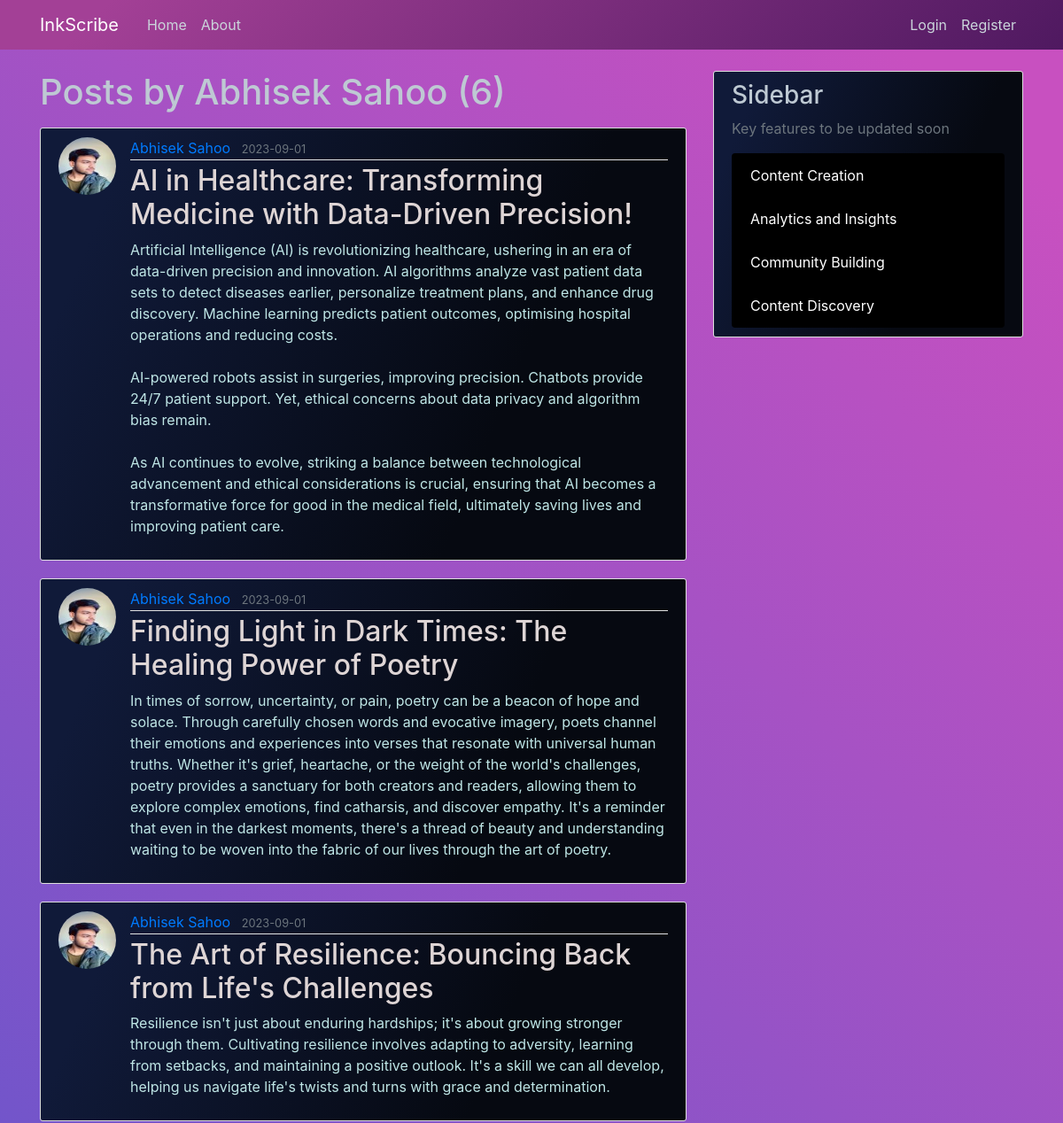
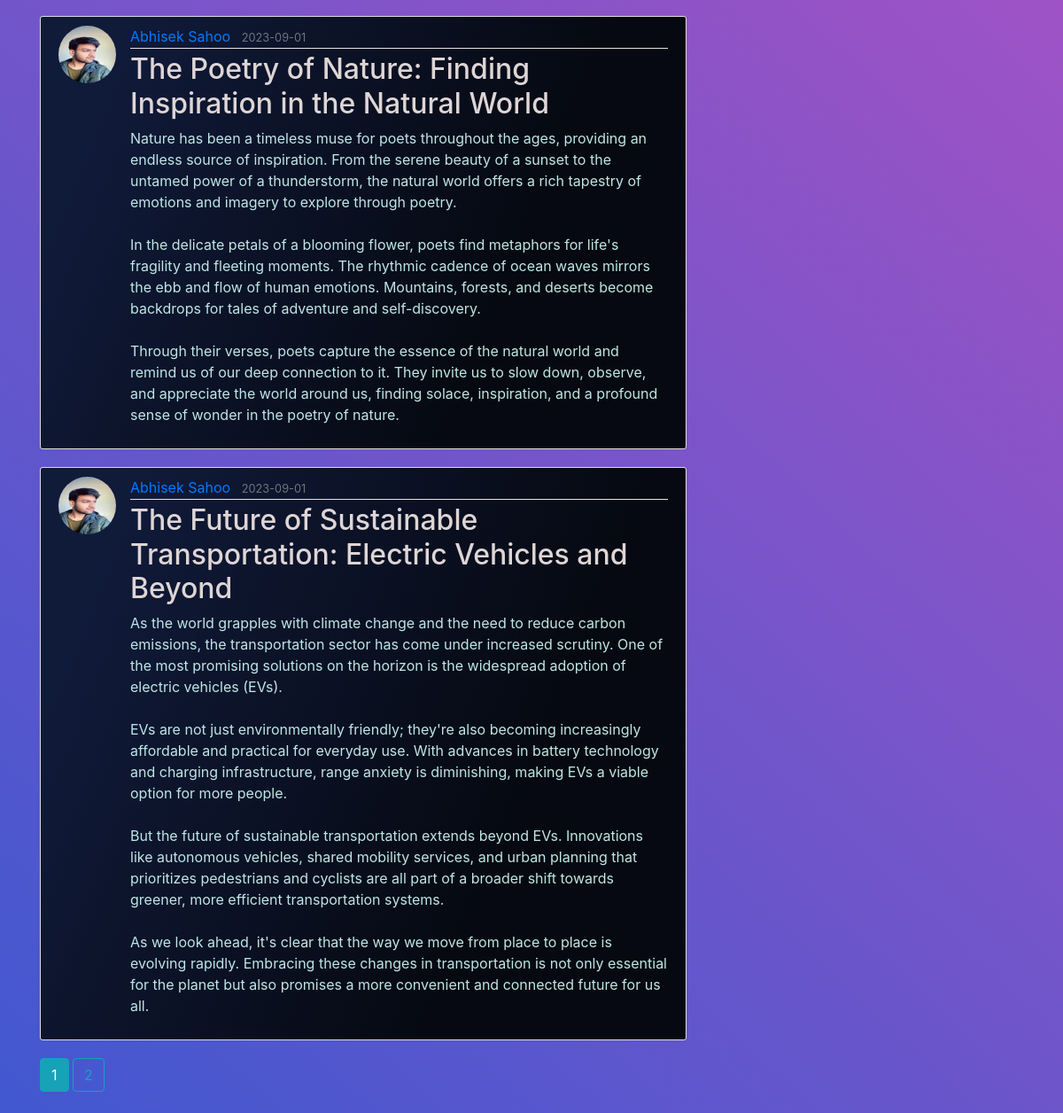
Before: /user/Abhisek Sahoo with the older database file (2 pictures, top to bottom).
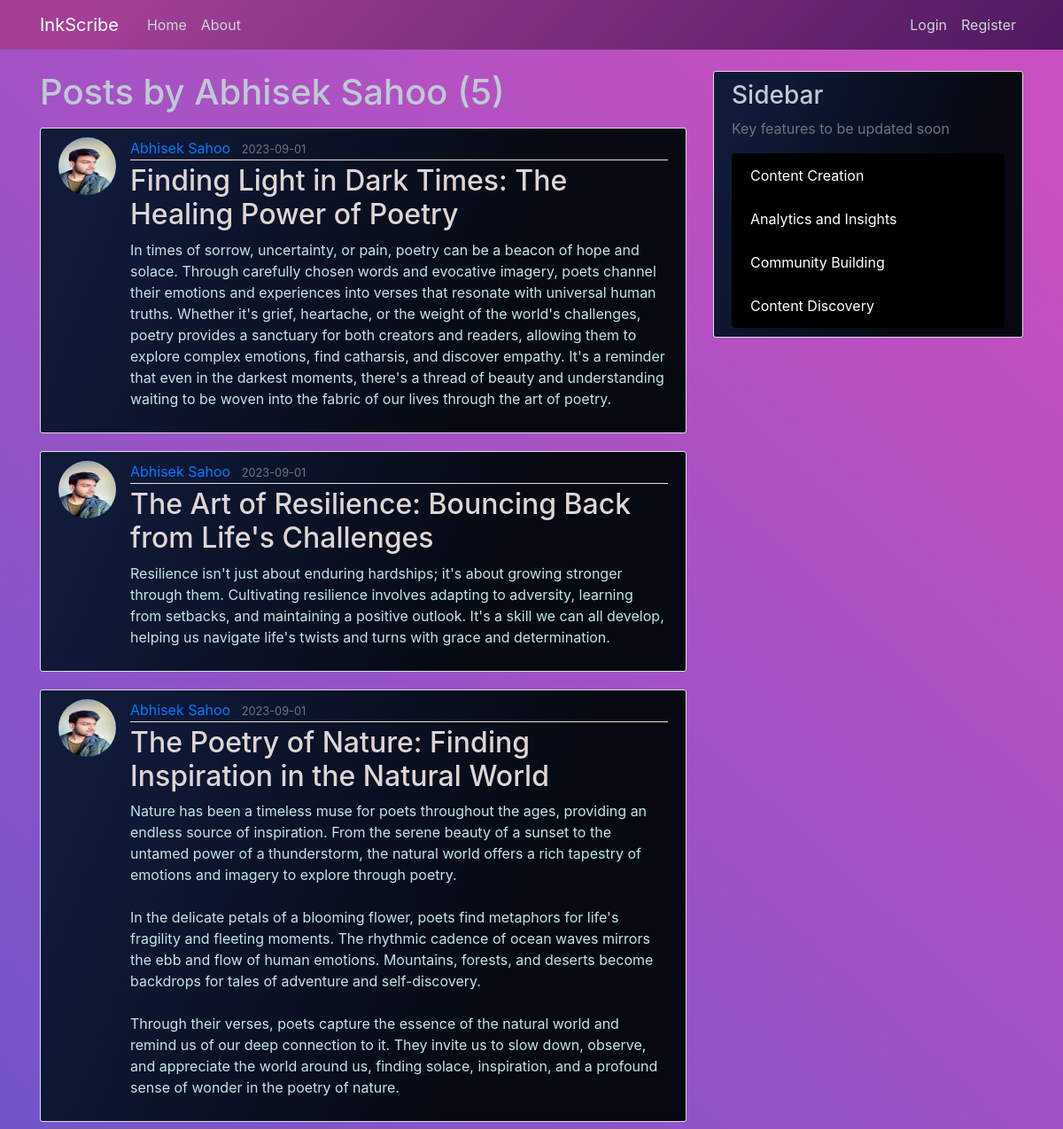
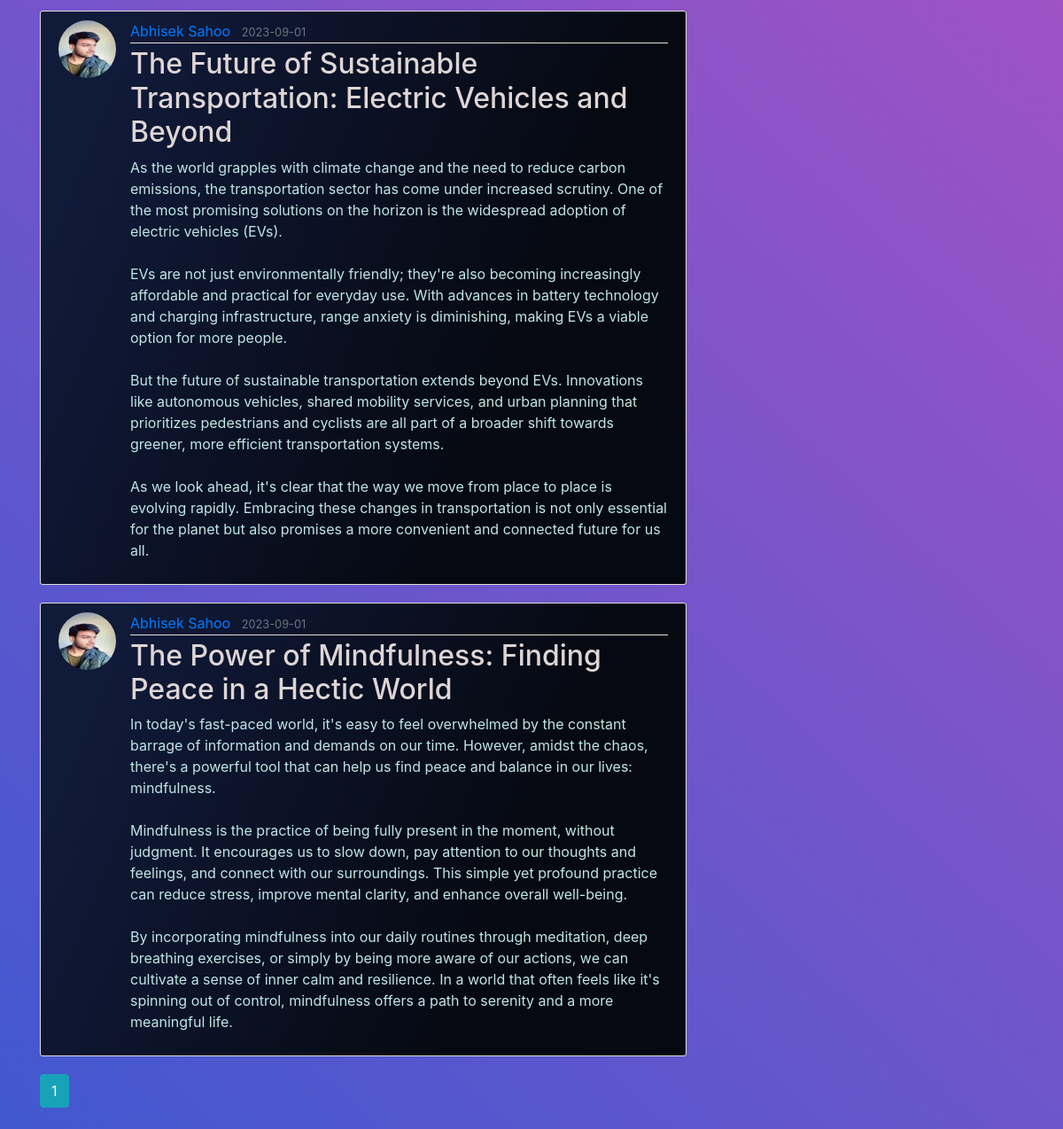
After: the same page with the newer database file (2 pictures, top to bottom).
### flaskblog/models.py (models this page shows, shortened)
class Post(db.Model):
    id = db.Column(db.Integer, primary_key=True)
    title = db.Column(db.String(100), nullable=False)
    date_posted = db.Column(db.DateTime, nullable=False, default=datetime.utcnow)
    content = db.Column(db.Text, nullable=False)
    user_id = db.Column(db.Integer, db.ForeignKey('user.id'), nullable=False)

class User(UserMixin, db.Model):
    id = db.Column(db.Integer, primary_key=True)
    username = db.Column(db.String(20), unique=True, nullable=False)
    email = db.Column(db.String(120), unique=True, nullable=False)
    image_file = db.Column(db.String(20), nullable=False, default='default.jpeg')
    password = db.Column(db.String(60), nullable=False)
    posts = db.relationship('Post', backref='author', lazy=True)

### flaskblog/routes.py (the view)
@app.route("/user/<string:username>")
def user_posts(username):
    page = request.args.get('page', 1, type=int)
    user = User.query.filter_by(username=username).first_or_404()
    posts = Post.query.filter_by(author=user)\
        .order_by(Post.date_posted.desc())\
        .paginate(page=page, per_page=5)
    return render_template('user_posts.html', posts=posts, user=user)

### flaskblog/templates/user_posts.html
{% extends "layout.html" %}
{% block content %}
    <h1 class="mb-3">Posts by {{ user.username }} ({{ posts.total }})</h1>
    {% for post in posts.items %}
        <article class="media content-section">
          <img class="rounded-circle article-img" src="{{ url_for('static', filename='profile_pics/' + post.author.image_file) }}">
          <div class="media-body">
            <div class="article-metadata">
              <a class="mr-2" href="{{ url_for('user_posts', username=post.author.username) }}">{{ post.author.username }}</a>
              <small class="text-muted">{{ post.date_posted.strftime('%Y-%m-%d') }}</small>
            </div>
            <h2><a class="article-title" href="{{ url_for('post', post_id=post.id) }}">{{ post.title }}</a></h2>
            <p class="article-content">{{ post.content }}</p>
          </div>
        </article>
    {% endfor %}
    {% for page_num in posts.iter_pages(left_edge=1, right_edge=1, left_current=1, right_current=2) %}
      {% if page_num %}
        {% if posts.page == page_num %}
          <a class="btn btn-info mb-4" href="{{ url_for('user_posts', username=user.username, page=page_num) }}">{{ page_num }}</a>
        {% else %}
          <a class="btn btn-outline-info mb-4" href="{{ url_for('user_posts', username=user.username, page=page_num) }}">{{ page_num }}</a>
        {% endif %}
      {% else %}
        ...
      {% endif %}
    {% endfor %}
{% endblock content %}

Changed rows visible on the page:
removed Post: image_file (picture), author.username "Abhisek Sahoo", date_posted "2023-09-01", title "AI in Healthcare: Transforming Medicine with Data-Driven Precision!", content "Artificial Intelligence (AI) is revolutionizing healthcare, ushering in an era of data-driven precision and innovation. AI algorithms analyze vast patient data sets to detect diseases earlier, personalize treatment plans, and enhance drug discovery. Machine learning predicts patient outcomes, optimising hospital operations and reducing costs. AI-powered robots assist in surgeries, improving precision. Chatbots provide 24/7 patient support. Yet, ethical concerns about data privacy and algorithm bias remain. As AI continues to evolve, striking a balance between technological advancement and ethical considerations is crucial, ensuring that AI becomes a transformative force for good in the…"
now on this page (row unchanged): Post: image_file (picture), author.username "Abhisek Sahoo", date_posted "2023-09-01", title "The Power of Mindfulness: Finding Peace in a Hectic World", content "In today's fast-paced world, it's easy to feel overwhelmed by the constant barrage of information and demands on our time. However, amidst the chaos, there's a powerful tool that can help us find peace and balance in our lives: mindfulness. Mindfulness is the practice of being fully present in the moment, without judgment. It encourages us to slow down, pay attention to our thoughts and feelings, and connect with our surroundings. This simple yet profound practice can reduce stress, improve mental clarity, and enhance overall well-being. By incorporating mindfulness into our daily routines through meditation, deep breathing exercises, or simply by being more aware of our actions, we can…"
Other visible differences:
{{ posts.total }}: "6" → "5"
list line gone: "2"
